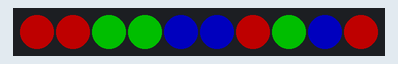
Recording of a program running on a simulated MicroPython board. Parts: 10 RGB LEDs in strip order, left to right. Dim RGB values are drawn brighter than linear; library files of the repository ran but are not shown: neopixel2.py.

Above: at 0.1 s.
At 5.1 s:
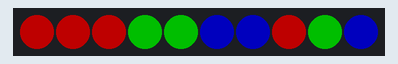
At 6.1 s:
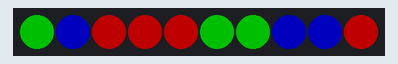
At 7.1 s:
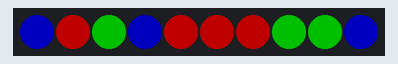
At 8.1 s:
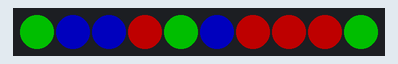
At 9.1 s:
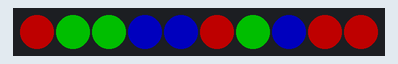

The program:

set_range.py
```python
# Example showing use of 'slice setting'
import time
from neopixel2 import Neopixel

numpix = 10
K = 2

strip = Neopixel(numpix, 0, 28, "GRB")
red = (255, 0, 0)
green = (0, 255, 0)
blue = (0, 0, 255)

# set the first K to red, next K to green, next K to blue;
# and the rest to R,G,B,R,B  ... and then spin it.

# reduce K, if numpix is < K*3+1
K = min(K,(numpix-1)//3)

strip.brightness(80)

strip[:] = blue   # all to blue first...
# now fill in the red & green...
strip[:K] = red
strip[K:2*K] = green
strip[3*K::3] = red
strip[3*K+1::3] = green

strip.show()

# show it for 5 seconds...
time.sleep(5.0)

# spin it...

while(True):
    strip.rotate_right()
    strip.show()
    time.sleep(0.5)
```

Measured:
- by itself, everything shown: repeats every 5.0 s, in 10 steps
- what the display in image 0 shows lasts 5.0 s, from 0.0 s to 5.0 s
- what the display in image 1 shows lasts 0.5 s, from 5.0 s to 5.5 s
